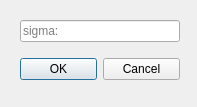
<?xml version="1.0" encoding="UTF-8"?>
<ui version="4.0">
 <class>Dialog</class>
 <widget class="QDialog" name="Dialog">
  <property name="windowModality">
   <enum>Qt::NonModal</enum>
  </property>
  <property name="geometry">
   <rect>
    <x>0</x>
    <y>0</y>
    <width>197</width>
    <height>107</height>
   </rect>
  </property>
  <property name="windowTitle">
   <string>AdditiveNoizeDialog</string>
  </property>
  <widget class="QWidget" name="gridLayoutWidget">
   <property name="geometry">
    <rect>
     <x>20</x>
     <y>10</y>
     <width>160</width>
     <height>80</height>
    </rect>
   </property>
   <layout class="QGridLayout" name="gridLayout">
    <item row="1" column="0">
     <widget class="QDialogButtonBox" name="buttonBox">
      <property name="orientation">
       <enum>Qt::Horizontal</enum>
      </property>
      <property name="standardButtons">
       <set>QDialogButtonBox::Cancel|QDialogButtonBox::Ok</set>
      </property>
     </widget>
    </item>
    <item row="0" column="0">
     <widget class="QLineEdit" name="lineEdit">
      <property name="placeholderText">
       <string>sigma:</string>
      </property>
     </widget>
    </item>
   </layout>
  </widget>
 </widget>
 <resources/>
 <connections>
  <connection>
   <sender>buttonBox</sender>
   <signal>accepted()</signal>
   <receiver>Dialog</receiver>
   <slot>accept()</slot>
   <hints>
    <hint type="sourcelabel">
     <x>248</x>
     <y>254</y>
    </hint>
    <hint type="destinationlabel">
     <x>157</x>
     <y>274</y>
    </hint>
   </hints>
  </connection>
  <connection>
   <sender>buttonBox</sender>
   <signal>rejected()</signal>
   <receiver>Dialog</receiver>
   <slot>reject()</slot>
   <hints>
    <hint type="sourcelabel">
     <x>316</x>
     <y>260</y>
    </hint>
    <hint type="destinationlabel">
     <x>286</x>
     <y>274</y>
    </hint>
   </hints>
  </connection>
 </connections>
</ui>
